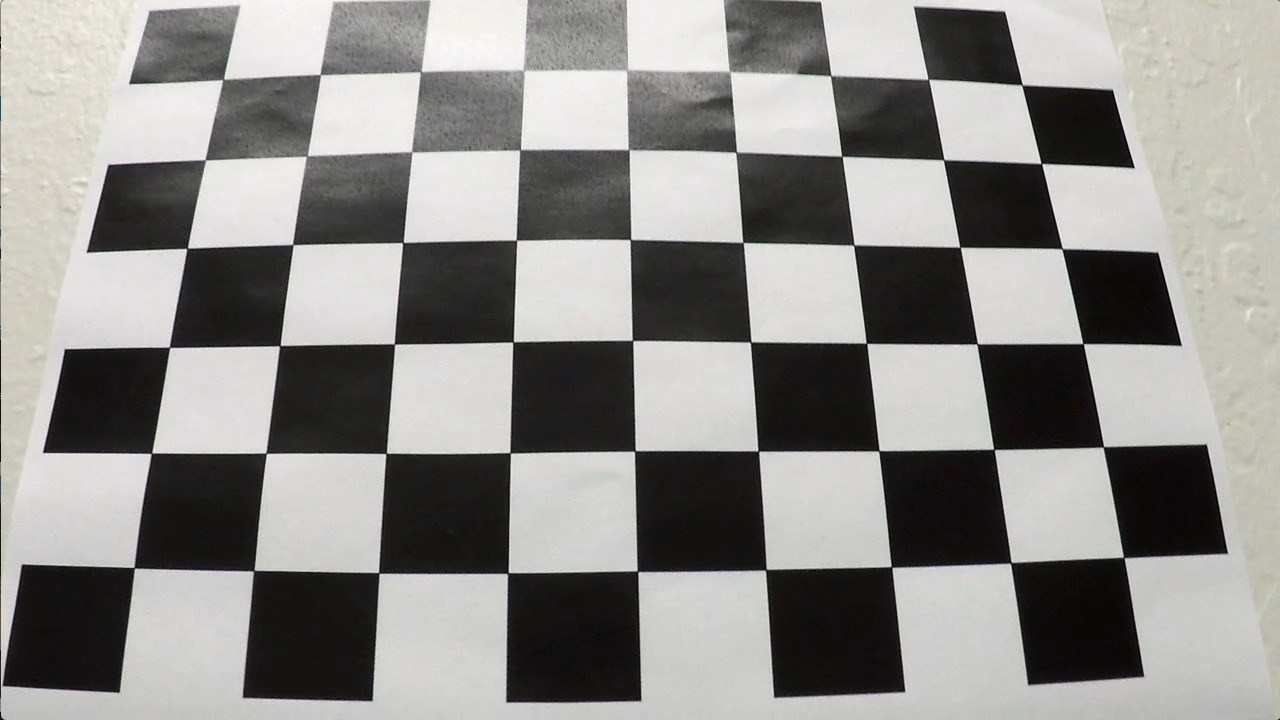
#> input picture Advanced Lane Finding/camera_cal/calibration3.jpg, 1280 x 720 px
$ jupyter execute --allow-errors P4_Advance_Lane_Finding.ipynb   (shell and % lines are left out)   (older library calls are emulated)
#> lines starting #> are read from the running program, lines starting #| are printed output that depends on the picture; after the words box and inside, x2 and y2 are one past the last pixel; in counts of white or black regions, pixels touching at a corner belong together
## Advanced Lane Finding Project
The goals / steps of this project are the following:

1. Compute the camera calibration matrix and distortion coefficients given a set of chessboard images.
2. Apply a distortion correction to raw images.
3. Use color transforms, gradients, etc., to create a thresholded binary image.
4. Apply a perspective transform to rectify binary image ("birds-eye view").
5. Detect lane pixels and fit to find the lane boundary.
6. Determine the curvature of the lane and vehicle position with respect to center.
7. Warp the detected lane boundaries back onto the original image.
8. Output visual display of the lane boundaries and numerical estimation of lane curvature and vehicle position.

[cell 1]
import numpy as np
import cv2
import glob
import matplotlib
import matplotlib.pyplot as plt
import matplotlib.image as mpimg
import pickle

## Camera calibration

[cell 2]
objp = np.zeros((6*9,3), np.float32)
objp[:,:2] = np.mgrid[0:9,0:6].T.reshape(-1,2)

objpoints = []
imgpoints = []

images = glob.glob('camera_cal/calibration3.jpg')

for fname in images:
    img = cv2.imread(fname)
#> img is the input picture: shape (720, 1280, 3); mean B, G, R 138.1, 141, 141.8
    gray = cv2.cvtColor(img, cv2.COLOR_BGR2GRAY)

    ret, corners = cv2.findChessboardCorners(gray, (9,6), None)
#> ret = True; corners = 54 rows, first 8: [224.4, 78.44], [319.5, 74.21], [421.5, 70.78], [524.5, 70.76], [625.8, 70.84], [729.5, 71.51], [830.6, 75.96], [927.9, 78.63]

    if ret == True:
        objpoints.append(objp)
        imgpoints.append(corners)

        img = cv2.drawChessboardCorners(img, (9,6), corners, ret)
#> img: shape (720, 1280, 3); 3.66% of pixels changed, all inside (x1, y1, x2, y2) = (128, 65, 1131, 581)

        plt.imshow(img)

[cell 3]
imgpoints[0].shape
#len(objpoints)
#corners[0]

[cell 4]
imgpoints[0]
#> Out has the same summary as corners

## Distortion Correction

[cell 5]
img = cv2.imread('camera_cal/calibration3.jpg')
img_size = (img.shape[1], img.shape[0])

ret, mtx, dist, rvecs, tvecs = cv2.calibrateCamera(objpoints, imgpoints, img_size, None, None)
#> ret = 1.12; mtx = [[1364.2, 0, 697.7], [0, 1379.1, 344.7], [0, 0, 1]]; dist = [[-0.327, -0.363, 0.018, -0.00245, 1.48]]; rvecs = ([-0.514, -0.0895, -0.0234],); tvecs = ([-4.67, -2.64, 12.53],)

dst = cv2.undistort(img, mtx, dist, None, mtx)
#plt.imshow(dst)
cv2.imwrite('camera_cal/calibration3_undist.jpg',dst)

dist_pickle = {}
dist_pickle["mtx"] = mtx
dist_pickle["dist"] = dist
pickle.dump(dist_pickle, open("camera_cal/dist_pickle.p", "wb"));

### Visualize Undistortion using dist and undist:

[cell 6]
f, (ax1, ax2) = plt.subplots(1, 2, figsize=(25,10));

matplotlib.rc('xtick', labelsize=35)
matplotlib.rc('ytick', labelsize=35)

ax1.imshow(img);
ax1.set_title('Original Image:\n', fontsize=35)
ax2.imshow(dst);
ax2.set_title('Undistorted Image:\n', fontsize=35)
plt.savefig('output_images/distortion_11.png', bbox_inches="tight")

### Function to unwarp an image:

[cell 7]
dist_pickle = pickle.load(open("camera_cal/dist_pickle.p", "rb" ))
mtx = dist_pickle["mtx"]
dist = dist_pickle["dist"]
img = cv2.imread('camera_cal/calibration3.jpg')

nx = 9 # the number of inside corners in x
ny = 6 # the number of inside corners in y

def corners_unwarp(img, nx=nx, ny=ny, mtx=mtx, dist=dist):
#> called with nx = 9, ny = 6, mtx = array of shape (3, 3), dist = array of shape (1, 5)
    undist = cv2.undistort(img, mtx, dist, None, mtx)
    gray = cv2.cvtColor(undist, cv2.COLOR_BGR2GRAY)
    ret, corners = cv2.findChessboardCorners(gray, (nx, ny), None)
#> ret = True; corners = 54 rows, first 8: [186.7, 55.89], [299.4, 55.67], [411.6, 58.19], [520.1, 62.09], [624.1, 63.66], [731.6, 65.05], [833.6, 68.34], [935.6, 67.48]
    if ret == True:
        cv2.drawChessboardCorners(undist, (nx, ny), corners, ret)
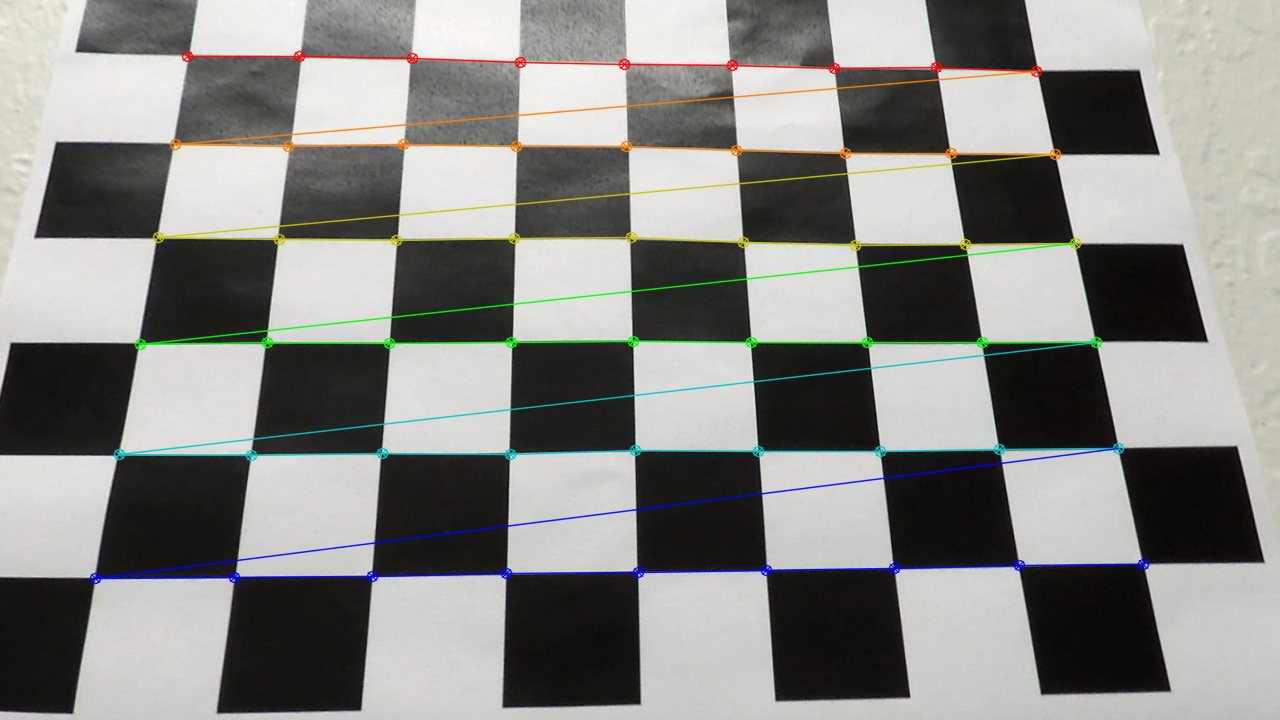
#> undist: shape (720, 1280, 3); mean B, G, R 132.2, 135.5, 135.5
        offset = 100
        img_size = (gray.shape[1], gray.shape[0])
        src = np.float32([corners[0],
                          corners[nx-1],
                          corners[-1],
                          corners[-nx]])
#> src = [[186.7, 55.89], [1036.5, 71], [1142.6, 563.9], [95.26, 577.5]]
        dst = np.float32([[offset, offset],
                          [img_size[0]-offset, offset],
                          [img_size[0]-offset, img_size[1]-offset],
                          [offset, img_size[1]-offset]])
        M = cv2.getPerspectiveTransform(src, dst)
#> M = [[1.21, 0.259, -139.6], [-0.029, 1.29, 34.34], [-6.79e-05, 0.000456, 1]]
        warped = cv2.warpPerspective(undist, M, img_size)
    return warped, M

top_down, perspective_M = corners_unwarp(img, nx, ny, mtx, dist)
#> perspective_M has the same summary as M in corners_unwarp
f, (ax1, ax2) = plt.subplots(1, 2, figsize=(25, 10))
f.tight_layout()

matplotlib.rc('xtick', labelsize=35)
matplotlib.rc('ytick', labelsize=35)

ax1.imshow(img)
ax1.set_title('Original Image: \n', fontsize=35)
ax2.imshow(top_down)
ax2.set_title('Undistorted and Warped Image: \n', fontsize=35)
plt.subplots_adjust(left=0., right=1, top=1, bottom=0.)
plt.savefig('output_images/corners_unwarp2.png', bbox_inches="tight")
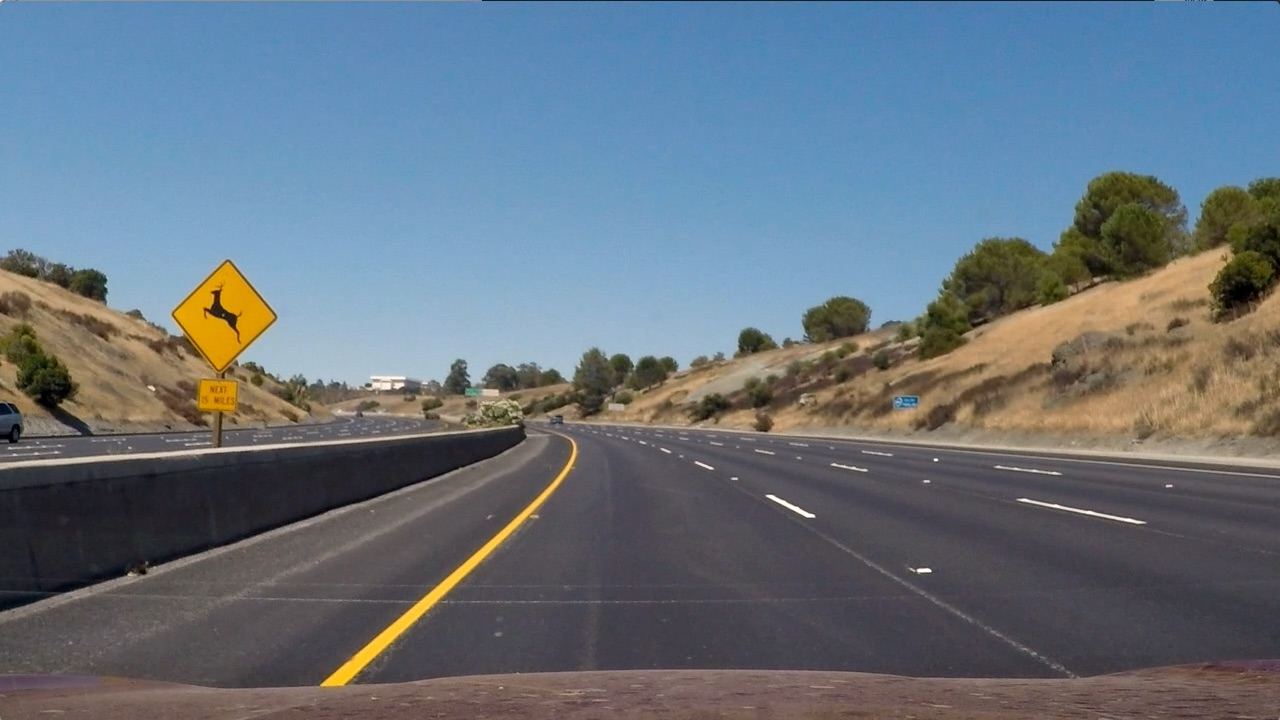
#> input picture Advanced Lane Finding/test_images/test2.jpg, 1280 x 720 px
#> in pipeline, img is the input picture: shape (720, 1280, 3); mean B, G, R 125.5, 114.6, 102.8

## Building the pipeline of fuctions for better readability and Maitenance

[cell 8]
def bgr_to_rgb(img):
    return cv2.cvtColor(img, cv2.COLOR_BGR2RGB)

def undistort(img):
    mtx = dist_pickle['mtx']
    dist = dist_pickle['dist']
    return cv2.undistort(img, mtx, dist, None, mtx)

[cell 9]
def pipeline(op=None):
    path = 'test_images/test2.jpg'
    img = cv2.imread(path)
    test_img = bgr_to_rgb(img)
    if op == 'Undistorted':
        new_img = undistort(img)
        plotter(test_img, cv2.cvtColor(new_img, cv2.COLOR_BGR2RGB), op)
        plt.savefig('output_images/undistorted.png'.format(op), bbox_inches="tight")

    if op == 'Sobel X':
        new_img = undistort(img)
        new_img = sobel_x(img)
        plotter(test_img, new_img, op)
        plt.savefig('output_images/sobel_x.png'.format(op), bbox_inches="tight")

    if op == 'Sobel Y':
        new_img = undistort(img)
        new_img = sobel_y(img)
        plotter(test_img, new_img, op)
        plt.savefig('output_images/sobel_y.png'.format(op), bbox_inches="tight")

    if op == 'Gradient Magnitude':
        new_img = undistort(img)
        new_img = gradient_magnitude(img)
        plotter(test_img, new_img, op)
        plt.savefig('output_images/gradient_magnitude.png'.format(op), bbox_inches="tight")

    if op == 'Gradient Direction':
        new_img = undistort(img)
        new_img = gradient_direction(img)
        plotter(test_img, new_img, op)
        plt.savefig('output_images/gradient_direction.png'.format(op), bbox_inches="tight")

    if op == 'Color Thresholds':
        new_img = undistort(img)
        new_img = color_thresholds(img)
        plotter(test_img, new_img, op)
        plt.savefig('output_images/color_thresholds.png'.format(op), bbox_inches="tight")

    if op == 'Multi-Thresholded Binary':
        new_img = undistort(img)
        new_img = combined_thresholds(new_img)
        plotter(test_img, new_img, op)
        plt.savefig('output_images/thresholded_binary.png'.format(op), bbox_inches="tight")

    if op == 'Region Masking':
        new_img = undistort(img)
        new_img = combined_thresholds(new_img)
        new_img = region_of_interest(new_img)
        plotter(test_img, new_img, op)
        plt.savefig('output_images/region_masked.png'.format(op), bbox_inches="tight")

    if op == 'Perspective Transform':
        new_img = undistort(img)
        #new_img = combined_thresholds(new_img)
        #new_img = region_of_interest(new_img)
        new_img, M, Minv = transform_perspective(new_img)
        plotter(test_img, new_img, op)
        plt.savefig('output_images/perspective_transform.png'.format(op), bbox_inches="tight")

    if op == 'Sliding Windows':
        new_img = undistort(img)
        new_img = combined_thresholds(new_img)
        new_img = region_of_interest(new_img)
        new_img, M, Minv = transform_perspective(new_img)
        windows_img, ploty, left_fitx, right_fitx, left_fit, right_fit, leftx, lefty, rightx,righty, leftx_base, rightx_base = sliding_windows(new_img)
        plotter(test_img, windows_img, op)
        plt.plot(left_fitx, ploty, color='yellow')
        plt.plot(right_fitx, ploty, color='yellow')
        plt.xlim(0, 1280)
        plt.ylim(720, 0)
        plt.savefig('output_images/sliding_windows.png'.format(op), bbox_inches="tight")

    if op == 'Shaded Lanes':
        new_img = undistort(img)
        new_img = combined_thresholds(new_img)
        new_img = region_of_interest(new_img)
        new_img, M, Minv = transform_perspective(new_img)
        windows_img, ploty, left_fitx, right_fitx, left_fit, right_fit,leftx, lefty, rightx,righty, leftx_base, rightx_base = sliding_windows(new_img)
        shades_img, ploty, left_fitx, right_fitx,left_fit, right_fit = shaded_lanes(new_img, left_fit, right_fit)
        plotter(test_img, shades_img, op)
        plt.plot(left_fitx, ploty, color='yellow')
        plt.plot(right_fitx, ploty, color='yellow')
        plt.xlim(0, 1280)
        plt.ylim(720, 0)
        plt.savefig('output_images/shaded_lanes.png'.format(op), bbox_inches="tight")


    if op == 'Radius of Curvature in Pixels':
        new_img = undistort(img)
        new_img = combined_thresholds(new_img)
        new_img, M, Minv = transform_perspective(new_img)
        windows_img, ploty, left_fitx, right_fitx, left_fit, right_fit, leftx, lefty, rightx,righty,leftx_base, rightx_base = sliding_windows(new_img)
        left_curverad, right_curverad = roc_in_pixels(ploty, left_fit, right_fit, leftx, rightx)
        print('Left Radius of Curvature: {0:2f} pixels\nRight Radius of Curvature: {1:2f} pixels\n'.format(left_curverad, right_curverad))

    if op == 'Radius of Curvature in Meters':
        new_img = undistort(img)
        new_img = combined_thresholds(new_img)
        new_img, M, Minv = transform_perspective(new_img)
        windows_img, ploty, left_fitx, right_fitx, left_fit,right_fit, leftx, lefty, rightx,righty, leftx_base, rightx_base = sliding_windows(new_img)
        left_curverad, right_curverad,avg_curverad = roc_in_meters(ploty, left_fit, right_fit, leftx, lefty, rightx,righty)
        print('Left Radius of Curvature: {0:2f} pixels\nRight Radius of Curvature: {1:2f} pixels\nRadius of Curvature: {2:2f} '.format(left_curverad, right_curverad,avg_curverad))

    if op == 'Camera Offset':
        new_img = undistort(img)
        new_img = combined_thresholds(new_img)
        new_img, M, Minv = transform_perspective(new_img)
        windows_img, ploty, left_fitx, right_fitx, left_fit, right_fit, leftx, lefty, rightx,righty, leftx_base, rightx_base = sliding_windows(new_img)
        width = img.shape[1]
        img_center = width/2
        camera = offset(img_center, leftx_base, rightx_base)
        print('Offset from Lane Center: {0:2f} meters\n'.format(camera))

    if op == 'Lane Mapping':
        undistorted_img = undistort(img)
        new_img = combined_thresholds(undistorted_img)
        warped_img, M, Minv = transform_perspective(new_img)
        new_img, ploty, left_fitx, right_fitx, left_fit, right_fit, leftx, lefty, rightx,righty, leftx_base, rightx_base = sliding_windows(warped_img)
        new_img = lane_mapping(img.shape[:2], warped_img, Minv, ploty, left_fitx, right_fitx, cv2.cvtColor(undistorted_img, cv2.COLOR_BGR2RGB))
        plotter(test_img, new_img, op)
        plt.savefig('output_images/lane_mapping.png'.format(op), bbox_inches="tight")
        #

[cell 10]
def plotter(test_img, new_img, plot_title=None, n=0):
    f, (ax1, ax2) = plt.subplots(1, 2, figsize=(10,5))
    f.tight_layout()
    matplotlib.rc('xtick', labelsize=15)
    matplotlib.rc('ytick', labelsize=15)
    ax1.imshow(test_img)
    ax1.set_title('Original Image:', fontsize=15)
    ax2.imshow(new_img, cmap='gray')
    ax2.set_title('{0}'.format(plot_title), fontsize=15)

## 2.1 Distortion Correction

[cell 11]
pipeline(op='Undistorted')

## 2.2 Color & Gradient Thresholds

### Sobel X

[cell 12]
def sobel_x(img, threshold_MIN=15, threshold_MAX=255):
#> called with threshold_MIN = 15, threshold_MAX = 255
    gray = cv2.cvtColor(img, cv2.COLOR_RGB2GRAY)
    sobel = cv2.Sobel(gray, cv2.CV_64F, 1, 0)
    abs_sobel = np.absolute(sobel)
    scaled_sobel = np.uint8(255*abs_sobel/np.max(abs_sobel))
    binary_output = np.zeros_like(scaled_sobel)
    binary_output[(scaled_sobel >= threshold_MIN) & (scaled_sobel <= threshold_MAX)] = 1
    return binary_output

pipeline(op='Sobel X')

### Sobel Y

[cell 13]
def sobel_y(img, threshold_MIN=15, threshold_MAX=255):
#> called with threshold_MIN = 15, threshold_MAX = 255
    gray = cv2.cvtColor(img, cv2.COLOR_RGB2GRAY)
    sobel = cv2.Sobel(gray, cv2.CV_64F, 0, 1)
    abs_sobel = np.absolute(sobel)
    scaled_sobel = np.uint8(255*abs_sobel/np.max(abs_sobel))
    binary_output = np.zeros_like(scaled_sobel)
    binary_output[(scaled_sobel >= threshold_MIN) & (scaled_sobel <= threshold_MAX)] = 1
    return binary_output

pipeline(op='Sobel Y')

### Gradient Magnitude

[cell 14]
def gradient_magnitude(img, sobel_kernel=9, mag_threshold=(60, 255)):
#> called with sobel_kernel = 9, mag_threshold = (60, 255)
    gray = cv2.cvtColor(img, cv2.COLOR_RGB2GRAY)
    sobel_x = cv2.Sobel(gray, cv2.CV_64F, 1, 0, ksize=sobel_kernel)
    sobel_y = cv2.Sobel(gray, cv2.CV_64F, 0, 1, ksize=sobel_kernel)
    gradmag = np.sqrt(sobel_x**2 + sobel_y**2)
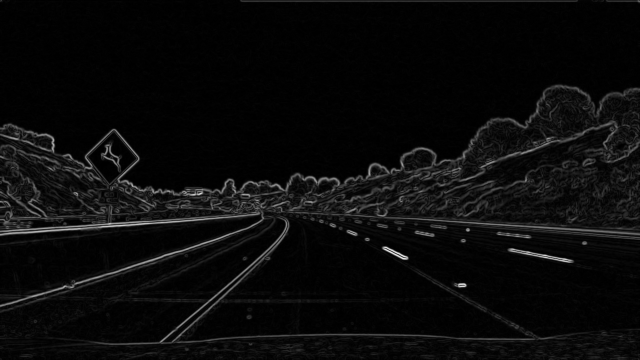
#> gradmag: shape (720, 1280) float64 (shown at 1/2 size); min 0, max 1573952.6, mean 69294.3; drawn with min black and max white
    scale_factor = np.max(gradmag)/255
#> scale_factor = 6172.4
    gradmag = (gradmag/scale_factor).astype(np.uint8)
    binary_output = np.zeros_like(gradmag)
    binary_output[(gradmag >= mag_threshold[0]) & (gradmag <= mag_threshold[1])] = 1
    return binary_output

pipeline(op='Gradient Magnitude')

### Gradient Direction

[cell 15]
def gradient_direction(img, sobel_kernel=9, thresh=(0.7, 1.1)):
#> called with sobel_kernel = 9, thresh = (0.7, 1.1)
    gray = cv2.cvtColor(img, cv2.COLOR_RGB2GRAY)
    sobel_x = cv2.Sobel(gray, cv2.CV_64F, 1, 0, ksize=sobel_kernel)
    sobel_y = cv2.Sobel(gray, cv2.CV_64F, 0, 1, ksize=sobel_kernel)
    abs_grad_dir = np.arctan2(np.absolute(sobel_y), np.absolute(sobel_x))
    binary_output =  np.zeros_like(abs_grad_dir)
    binary_output[(abs_grad_dir >= thresh[0]) & (abs_grad_dir <= thresh[1])] = 1
    return binary_output

pipeline(op='Gradient Direction')
#> in pipeline (call 5), `new_img = gradient_direction(img)`:
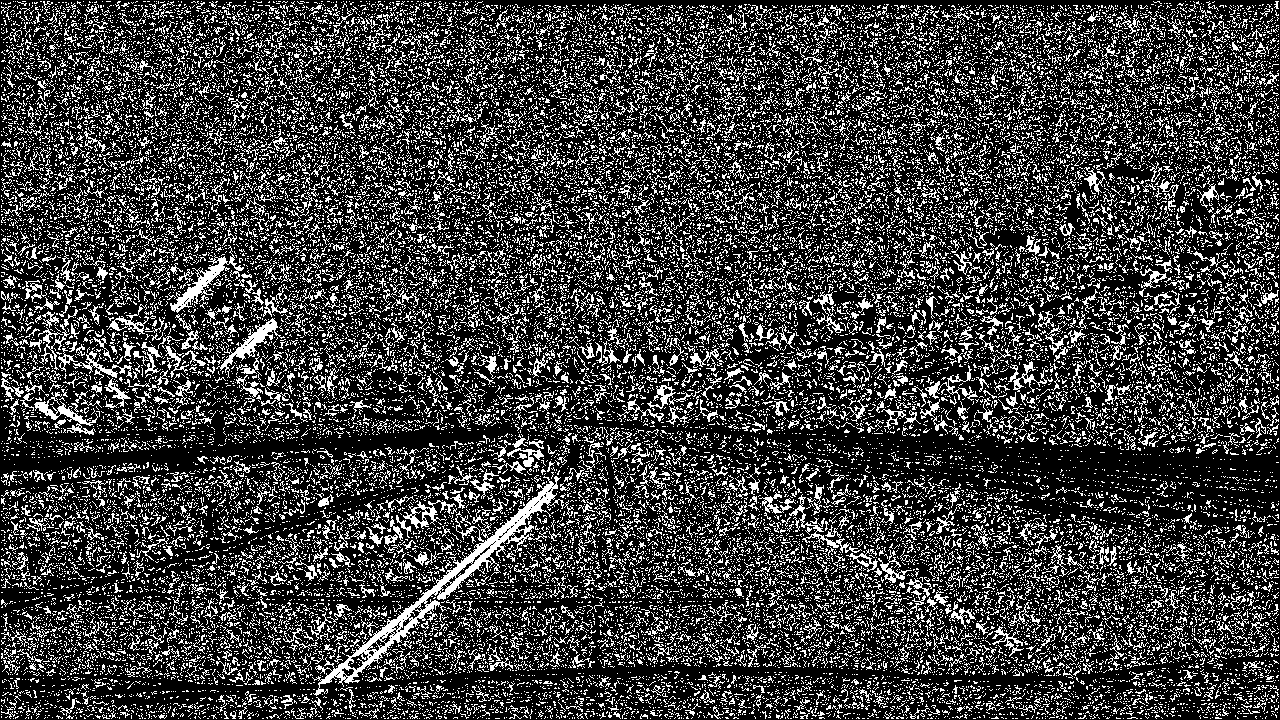
#> new_img: shape (720, 1280) float64; values 0 (black) and 1 (white), 24.4% white in thin lines or dots
#> (the rest of the program and of its run is left out)
